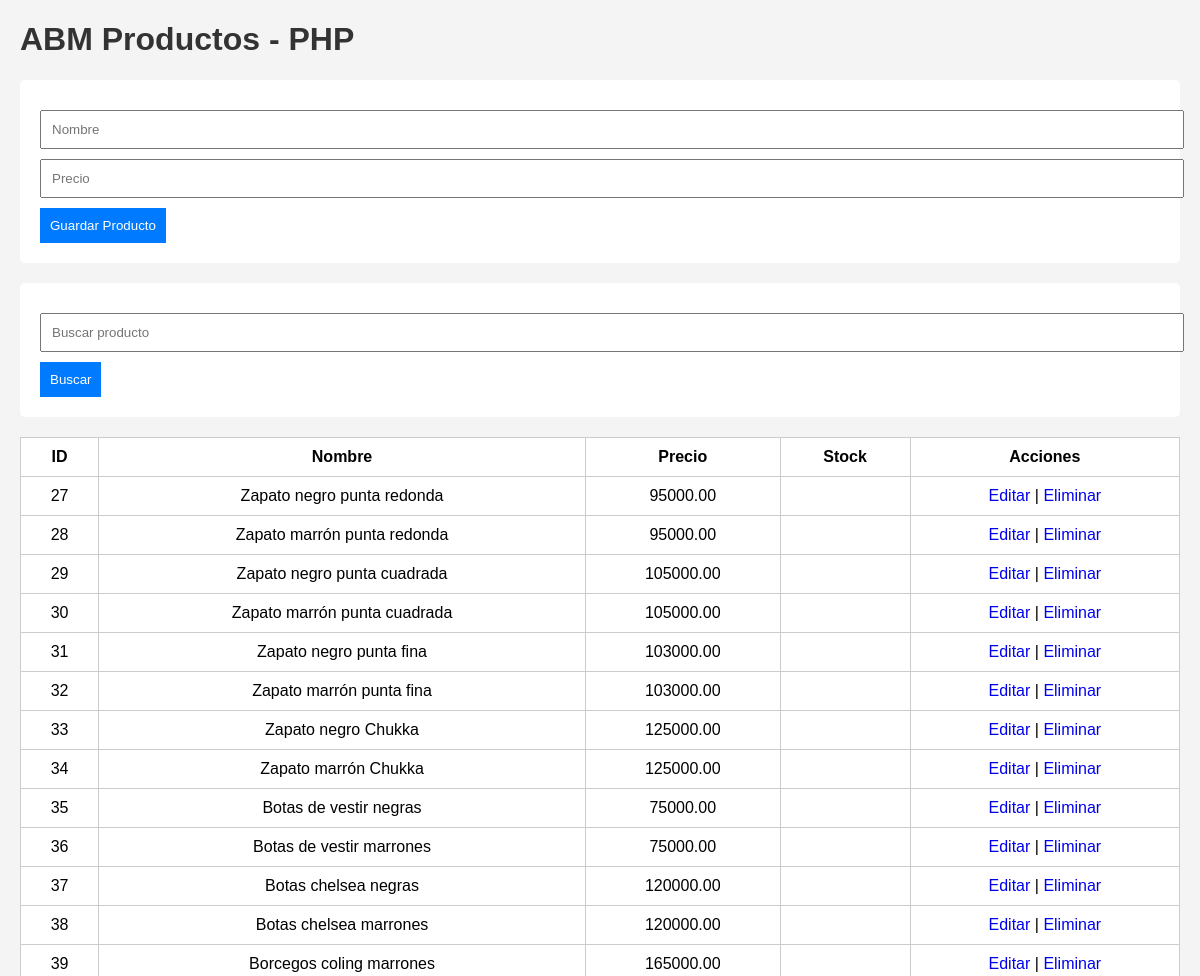
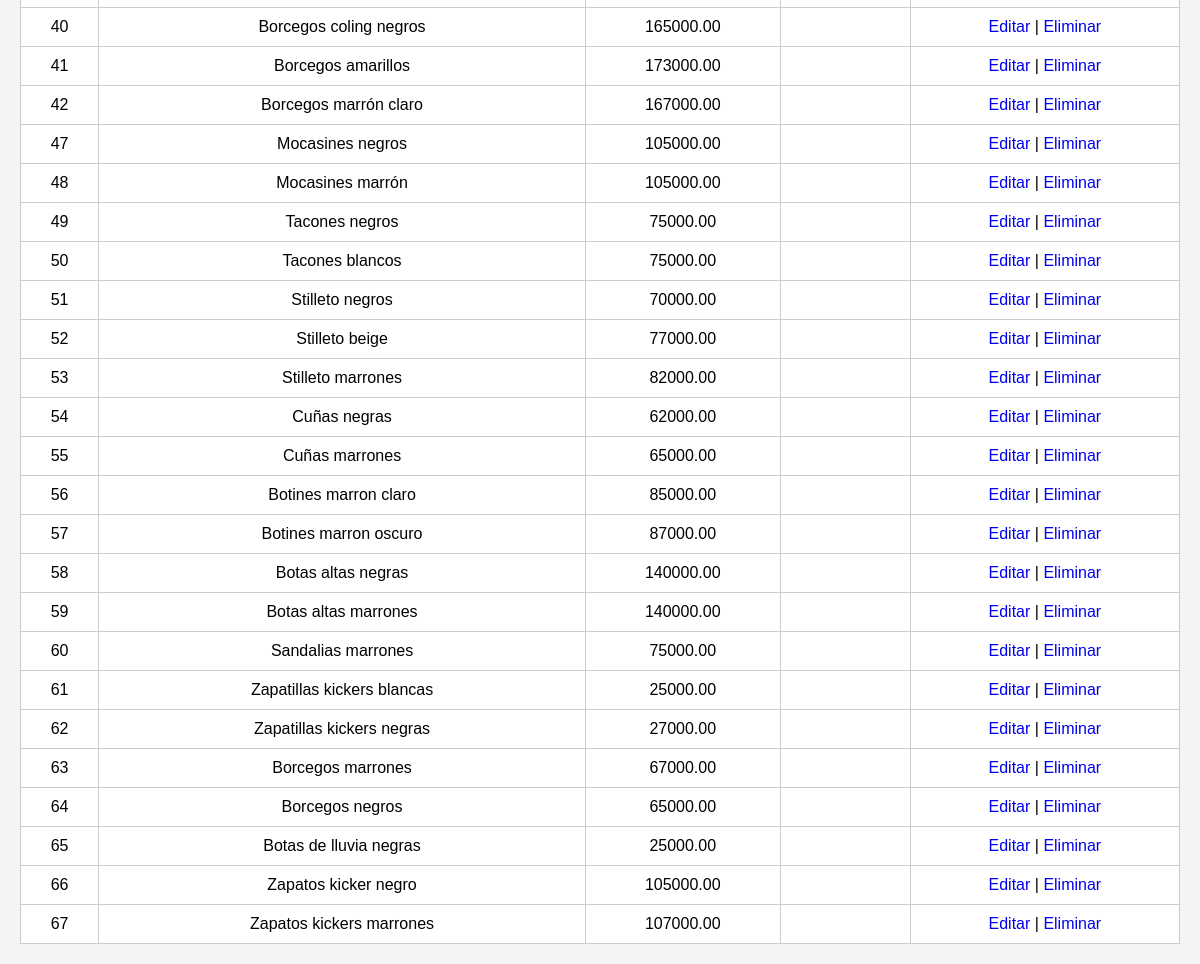
The page / on the database its author committed (2 pictures, top to bottom).
### tables this page shows
CREATE TABLE `productos` (
  `id_producto` int(11) NOT NULL AUTO_INCREMENT,
  `nombre_producto` varchar(45) NOT NULL,
  `precio` decimal(10,2) NOT NULL,
  `activo` char(1) DEFAULT 'S',
  `id_categoria_fk` int(11) NOT NULL,
  `imagen` varchar(200) DEFAULT NULL,
  PRIMARY KEY (`id_producto`),
  KEY `id_categoria_fk` (`id_categoria_fk`),
  CONSTRAINT `productos_ibfk_1` FOREIGN KEY (`id_categoria_fk`) REFERENCES `modelo_zapato` (`id_categoria`)
);

### index.php (the view, shortened to what this page needs)
<?php
include('conexion.php');
if(isset($_GET['buscar'])) {
    $busqueda = $_GET['buscar'];
    $sql = "SELECT * FROM productos WHERE nombre_producto LIKE '%$busqueda' ";
} else {
    $sql = "SELECT * FROM productos";
}
$resultado = mysqli_query($conexion, $sql);
?>
<!DOCTYPE html>
<html lang="es">
<head>
</head>
<body>
<h1>ABM Productos - PHP</h1>
<form action="guardar.php" method="POST">
    <input type="text"
           name="nombre_producto"
           placeholder="Nombre"
           required>
    <input type="number"
           step="0.01"
           name="precio"
           placeholder="Precio"
           required>
    <button type="submit">Guardar Producto</button>
</form>
<form method="GET">
    <input type="text"
           name="buscar"
           placeholder="Buscar producto">
    <button type="submit">Buscar</button>
</form>
<table>
    <tr>
        <th>ID</th>
        <th>Nombre</th>
        <th>Precio</th>
        <th>Stock</th>
        <th>Acciones</th>
    </tr>
<?php while($fila = mysqli_fetch_assoc($resultado)) { ?>
    <tr>
        <td><?php echo $fila['id_producto']; ?></td>
        <td><?php echo $fila['nombre_producto']; ?></td>
        <td><?php echo $fila['precio']; ?></td>
        <td></td>
        <td>
            <a href="editar.php?id=<?php echo $fila['id_producto']; ?>">
                Editar
            </a>
            |
            <a href="eliminar.php?id=<?php echo $fila['id_producto']; ?>">
                Eliminar
            </a>
        </td>
    </tr>
<?php } ?>
</table>
</body>
</html>

### index.php (style rules this page uses)
body { font-family: Arial; background: #f4f4f4; margin: 20px; }
h1 { color: #333; }
form { background: white; padding: 20px; margin-bottom: 20px; border-radius: 5px; }
input { width: 100%; padding: 10px; margin-top: 10px; }
button { padding: 10px; margin-top: 10px; background: #007bff; color: white; border: none; cursor: pointer; }
table { width: 100%; border-collapse: collapse; background: white; }
table, th, td { border: 1px solid #ccc; }
th, td { padding: 10px; text-align: center; }
a { text-decoration: none; }

### rows shown on the page
productos: id_producto "27", nombre_producto "Zapato negro punta redonda", precio "95000.00"
productos: id_producto "28", nombre_producto "Zapato marrón punta redonda", precio "95000.00"
productos: id_producto "29", nombre_producto "Zapato negro punta cuadrada", precio "105000.00"
productos: id_producto "30", nombre_producto "Zapato marrón punta cuadrada", precio "105000.00"
productos: id_producto "31", nombre_producto "Zapato negro punta fina", precio "103000.00"
productos: id_producto "32", nombre_producto "Zapato marrón punta fina", precio "103000.00"
productos: id_producto "33", nombre_producto "Zapato negro Chukka", precio "125000.00"
productos: id_producto "34", nombre_producto "Zapato marrón Chukka", precio "125000.00"
productos: id_producto "35", nombre_producto "Botas de vestir negras", precio "75000.00"
productos: id_producto "36", nombre_producto "Botas de vestir marrones", precio "75000.00"
productos: id_producto "37", nombre_producto "Botas chelsea negras", precio "120000.00"
productos: id_producto "38", nombre_producto "Botas chelsea marrones", precio "120000.00"
productos: id_producto "39", nombre_producto "Borcegos coling marrones", precio "165000.00"
productos: id_producto "40", nombre_producto "Borcegos coling negros", precio "165000.00"
productos: id_producto "41", nombre_producto "Borcegos amarillos", precio "173000.00"
productos: id_producto "42", nombre_producto "Borcegos marrón claro", precio "167000.00"
productos: id_producto "47", nombre_producto "Mocasines negros", precio "105000.00"
productos: id_producto "48", nombre_producto "Mocasines marrón", precio "105000.00"
productos: id_producto "49", nombre_producto "Tacones negros", precio "75000.00"
productos: id_producto "50", nombre_producto "Tacones blancos", precio "75000.00"
productos: id_producto "51", nombre_producto "Stilleto negros", precio "70000.00"
productos: id_producto "52", nombre_producto "Stilleto beige", precio "77000.00"
productos: id_producto "53", nombre_producto "Stilleto marrones", precio "82000.00"
productos: id_producto "54", nombre_producto "Cuñas negras", precio "62000.00"
productos: id_producto "55", nombre_producto "Cuñas marrones", precio "65000.00"
productos: id_producto "56", nombre_producto "Botines marron claro", precio "85000.00"
productos: id_producto "57", nombre_producto "Botines marron oscuro", precio "87000.00"
productos: id_producto "58", nombre_producto "Botas altas negras", precio "140000.00"
productos: id_producto "59", nombre_producto "Botas altas marrones", precio "140000.00"
productos: id_producto "60", nombre_producto "Sandalias marrones", precio "75000.00"
productos: id_producto "61", nombre_producto "Zapatillas kickers blancas", precio "25000.00"
productos: id_producto "62", nombre_producto "Zapatillas kickers negras", precio "27000.00"
productos: id_producto "63", nombre_producto "Borcegos marrones", precio "67000.00"
productos: id_producto "64", nombre_producto "Borcegos negros", precio "65000.00"
productos: id_producto "65", nombre_producto "Botas de lluvia negras", precio "25000.00"
productos: id_producto "66", nombre_producto "Zapatos kicker negro", precio "105000.00"
productos: id_producto "67", nombre_producto "Zapatos kickers marrones", precio "107000.00"
